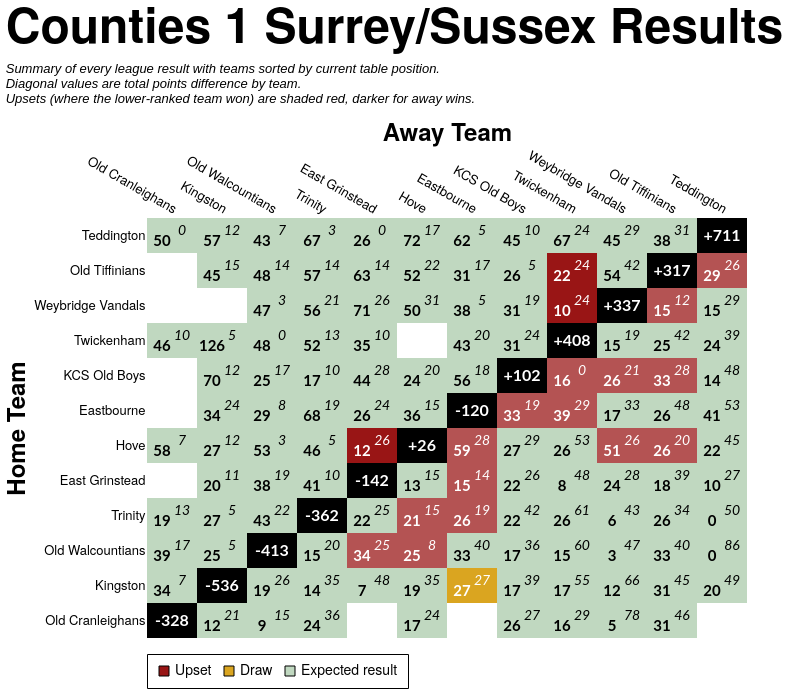

The specification (Vega-Lite) saved for this image:
### Vega-Lite specification from a JSON file in a GitHub repository (floating-point values rounded to 4 significant figures; data arrays with more than 128 entries replaced by an {"elided": "..."} marker saying what was removed)
{"config": {"axis": {"labelFont": "PT Sans Narrow, Helvetica Neue, Helvetica, Arial, sans-serif", "titleFont": "PT Sans Narrow, Helvetica Neue, Helvetica, Arial, sans-serif", "labelFontSize": 13, "titleFontSize": 24, "gridColor": "#202947", "gridOpacity": 0.2, "zindex": 1}, "text": {"font": "Lato, sans-serif"}, "bar": {"cornerRadiusEnd": 5}, "header": {"labelFont": "PT Sans Narrow, Helvetica Neue, Helvetica, Arial, sans-serif", "titleFont": "PT Sans Narrow, Helvetica Neue, Helvetica, Arial, sans-serif", "labelFontSize": 24, "titleFontSize": 28, "labelFontWeight": "bold", "orient": "left"}, "legend": {"labelFont": "PT Sans Narrow, Helvetica Neue, Helvetica, Arial, sans-serif", "titleFont": "PT Sans Narrow, Helvetica Neue, Helvetica, Arial, sans-serif", "labelFontSize": 14, "titleFontSize": 16, "titlePadding": 5, "fillColor": "white", "strokeColor": "black", "padding": 10, "titleFontWeight": "lighter", "titleFontStyle": "italic", "titleColor": "gray", "offset": 10}, "title": {"font": "PT Sans Narrow, Helvetica Neue, Helvetica, Arial, sans-serif", "fontSize": 48, "fontWeight": "bold", "anchor": "start", "align": "center", "titlePadding": 20, "subtitlePadding": 10, "subtitleFontSize": 13, "subtitleColor": "", "subtitleFontStyle": "italic", "offset": 15, "color": "black"}, "axisX": {"labelAngle": 0}, "facet": {"title": null, "header": null, "align": {"row": "each", "column": "each"}}, "resolve": {"scale": {"y": "independent", "facet": "independent"}}, "background": "transparent", "scale": {"offsetBandPaddingOuter": 0.2, "offsetBandPaddingInner": 0.1}, "view": {"stroke": null, "background": "transparent"}}, "layer": [{"data": {"name": "data-b7b5dc0f38f27d60a448d0ae7acd0d7a"}, "mark": {"type": "rect"}, "encoding": {"color": {"field": "unexpected_result", "legend": {"labelExpr": "datum.value === 'Upset (Away Win)' ? 'Upset' : datum.value", "labelLimit": 220, "offset": 16, "orient": "bottom", "symbolStrokeColor": "black", "symbolStrokeWidth": 1, "values": ["Upset (Away Win)", "Draw", "Expected result"]}, "scale": {"domain": ["Expected result", "Upset (Home Win)", "Upset (Away Win)", "Draw", "To be played", "N/A"], "range": ["#146f1444", "#991515bb", "#991515", "goldenrod", "white", "black"]}, "title": null, "type": "nominal"}, "opacity": {"condition": {"test": "datum.home_team == param_19['home_team'] || datum.away_team == param_19['home_team'] || !isValid(param_19['home_team'])", "value": 1.0}, "value": 0.1}, "tooltip": [{"field": "home_team", "title": "Home", "type": "nominal"}, {"field": "away_team", "title": "Away", "type": "nominal"}, {"field": "home_score_text", "title": "Home Score", "type": "nominal"}, {"field": "away_score_text", "title": "Away Score", "type": "nominal"}, {"field": "result", "title": "Result", "type": "nominal"}, {"field": "unexpected_result", "title": "Unexpectedness", "type": "nominal"}, {"field": "date", "format": "%d %b %Y", "title": "Date", "type": "temporal"}], "x": {"axis": {"domain": false, "grid": false, "labelAngle": 30, "orient": "top", "ticks": false}, "field": "away_team", "sort": ["Old Cranleighans", "Kingston", "Old Walcountians", "Trinity", "East Grinstead", "Hove", "Eastbourne", "KCS Old Boys", "Twickenham", "Weybridge Vandals", "Old Tiffinians", "Teddington"], "title": "Away Team", "type": "nominal"}, "y": {"axis": {"domain": false, "grid": false, "ticks": false}, "field": "home_team", "sort": ["Teddington", "Old Tiffinians", "Weybridge Vandals", "Twickenham", "KCS Old Boys", "Eastbourne", "Hove", "East Grinstead", "Trinity", "Old Walcountians", "Kingston", "Old Cranleighans"], "title": "Home Team", "type": "nominal"}}, "name": "view_18"}, {"data": {"name": "data-b7b5dc0f38f27d60a448d0ae7acd0d7a"}, "mark": {"type": "text", "fontStyle": "italic", "size": 14, "xOffset": 10, "yOffset": -5}, "encoding": {"color": {"condition": {"test": "(datum.home_team == param_19['home_team'] || datum.away_team == param_19['home_team'] || !isValid(param_19['home_team'])) && datum.unexpected_result == 'Expected result'", "value": "black"}, "value": "white"}, "text": {"field": "away_score_text", "type": "nominal"}, "x": {"field": "away_team", "sort": ["Old Cranleighans", "Kingston", "Old Walcountians", "Trinity", "East Grinstead", "Hove", "Eastbourne", "KCS Old Boys", "Twickenham", "Weybridge Vandals", "Old Tiffinians", "Teddington"], "type": "nominal"}, "y": {"field": "home_team", "sort": ["Teddington", "Old Tiffinians", "Weybridge Vandals", "Twickenham", "KCS Old Boys", "Eastbourne", "Hove", "East Grinstead", "Trinity", "Old Walcountians", "Kingston", "Old Cranleighans"], "type": "nominal"}}, "transform": [{"filter": "datum.away_score_text != '' && datum.away_score_text != 'WO'"}]}, {"data": {"name": "data-b7b5dc0f38f27d60a448d0ae7acd0d7a"}, "mark": {"type": "text", "size": 12, "xOffset": 10, "yOffset": -5}, "encoding": {"color": {"condition": {"test": "(datum.home_team == param_19['home_team'] || datum.away_team == param_19['home_team'] || !isValid(param_19['home_team'])) && datum.unexpected_result == 'Expected result'", "value": "black"}, "value": "white"}, "text": {"field": "away_score_text", "type": "nominal"}, "x": {"field": "away_team", "sort": ["Old Cranleighans", "Kingston", "Old Walcountians", "Trinity", "East Grinstead", "Hove", "Eastbourne", "KCS Old Boys", "Twickenham", "Weybridge Vandals", "Old Tiffinians", "Teddington"], "type": "nominal"}, "y": {"field": "home_team", "sort": ["Teddington", "Old Tiffinians", "Weybridge Vandals", "Twickenham", "KCS Old Boys", "Eastbourne", "Hove", "East Grinstead", "Trinity", "Old Walcountians", "Kingston", "Old Cranleighans"], "type": "nominal"}}, "transform": [{"filter": "datum.away_score_text == 'WO'"}]}, {"data": {"name": "data-b7b5dc0f38f27d60a448d0ae7acd0d7a"}, "mark": {"type": "text", "fontWeight": "bold", "size": 15, "xOffset": -10, "yOffset": 5}, "encoding": {"color": {"condition": {"test": "(datum.home_team == param_19['home_team'] || datum.away_team == param_19['home_team'] || !isValid(param_19['home_team'])) && datum.unexpected_result == 'Expected result'", "value": "black"}, "value": "white"}, "text": {"field": "home_score_text", "type": "nominal"}, "x": {"field": "away_team", "sort": ["Old Cranleighans", "Kingston", "Old Walcountians", "Trinity", "East Grinstead", "Hove", "Eastbourne", "KCS Old Boys", "Twickenham", "Weybridge Vandals", "Old Tiffinians", "Teddington"], "type": "nominal"}, "y": {"field": "home_team", "sort": ["Teddington", "Old Tiffinians", "Weybridge Vandals", "Twickenham", "KCS Old Boys", "Eastbourne", "Hove", "East Grinstead", "Trinity", "Old Walcountians", "Kingston", "Old Cranleighans"], "type": "nominal"}}, "transform": [{"filter": "datum.home_score_text != '' && datum.home_score_text != 'WO'"}]}, {"data": {"name": "data-b7b5dc0f38f27d60a448d0ae7acd0d7a"}, "mark": {"type": "text", "size": 12, "xOffset": -10, "yOffset": 5}, "encoding": {"color": {"condition": {"test": "(datum.home_team == param_19['home_team'] || datum.away_team == param_19['home_team'] || !isValid(param_19['home_team'])) && datum.unexpected_result == 'Expected result'", "value": "black"}, "value": "white"}, "text": {"field": "home_score_text", "type": "nominal"}, "x": {"field": "away_team", "sort": ["Old Cranleighans", "Kingston", "Old Walcountians", "Trinity", "East Grinstead", "Hove", "Eastbourne", "KCS Old Boys", "Twickenham", "Weybridge Vandals", "Old Tiffinians", "Teddington"], "type": "nominal"}, "y": {"field": "home_team", "sort": ["Teddington", "Old Tiffinians", "Weybridge Vandals", "Twickenham", "KCS Old Boys", "Eastbourne", "Hove", "East Grinstead", "Trinity", "Old Walcountians", "Kingston", "Old Cranleighans"], "type": "nominal"}}, "transform": [{"filter": "datum.home_score_text == 'WO'"}]}, {"data": {"name": "data-632306f8b92a861483858ecfe633869c"}, "mark": {"type": "text", "color": "white", "fontWeight": "bold", "size": 16}, "encoding": {"text": {"field": "display_text", "type": "nominal"}, "tooltip": [{"field": "home_team", "title": "Team", "type": "nominal"}, {"field": "display_text", "title": "Points Difference", "type": "nominal"}], "x": {"field": "away_team", "sort": ["Old Cranleighans", "Kingston", "Old Walcountians", "Trinity", "East Grinstead", "Hove", "Eastbourne", "KCS Old Boys", "Twickenham", "Weybridge Vandals", "Old Tiffinians", "Teddington"], "type": "nominal"}, "y": {"field": "home_team", "sort": ["Teddington", "Old Tiffinians", "Weybridge Vandals", "Twickenham", "KCS Old Boys", "Eastbourne", "Hove", "East Grinstead", "Trinity", "Old Walcountians", "Kingston", "Old Cranleighans"], "type": "nominal"}}}], "height": {"step": 35}, "params": [{"name": "param_19", "select": {"type": "point", "clear": "dblclick", "fields": ["home_team"], "on": "click"}, "value": null, "views": ["view_18"]}], "title": {"text": "Counties 1 Surrey/Sussex Results", "subtitle": ["Summary of every league result with teams sorted by current table position.", "Diagonal values are total points difference by team.", "Upsets (where the lower-ranked team won) are shaded red, darker for away wins."]}, "width": {"step": 50}, "$schema": "https://vega.github.io/schema/vega-lite/v5.20.1.json", "datasets": {"data-b7b5dc0f38f27d60a448d0ae7acd0d7a": {"elided": "144 records"}, "data-632306f8b92a861483858ecfe633869c": [{"home_team": "East Grinstead", "away_team": "East Grinstead", "match_id": null, "date": "", "home_score": null, "away_score": null, "home_walkover": null, "away_walkover": null, "result": "N/A", "home_score_text": "", "away_score_text": "", "wo_result": "", "score_text": "", "display_text": "-142", "is_diagonal": true, "result_simple": "N/A", "unexpected_result": "N/A", "unexpected_opacity": 1.0}, {"home_team": "Eastbourne", "away_team": "Eastbourne", "match_id": null, "date": "", "home_score": null, "away_score": null, "home_walkover": null, "away_walkover": null, "result": "N/A", "home_score_text": "", "away_score_text": "", "wo_result": "", "score_text": "", "display_text": "-120", "is_diagonal": true, "result_simple": "N/A", "unexpected_result": "N/A", "unexpected_opacity": 1.0}, {"home_team": "Hove", "away_team": "Hove", "match_id": null, "date": "", "home_score": null, "away_score": null, "home_walkover": null, "away_walkover": null, "result": "N/A", "home_score_text": "", "away_score_text": "", "wo_result": "", "score_text": "", "display_text": "+26", "is_diagonal": true, "result_simple": "N/A", "unexpected_result": "N/A", "unexpected_opacity": 1.0}, {"home_team": "KCS Old Boys", "away_team": "KCS Old Boys", "match_id": null, "date": "", "home_score": null, "away_score": null, "home_walkover": null, "away_walkover": null, "result": "N/A", "home_score_text": "", "away_score_text": "", "wo_result": "", "score_text": "", "display_text": "+102", "is_diagonal": true, "result_simple": "N/A", "unexpected_result": "N/A", "unexpected_opacity": 1.0}, {"home_team": "Kingston", "away_team": "Kingston", "match_id": null, "date": "", "home_score": null, "away_score": null, "home_walkover": null, "away_walkover": null, "result": "N/A", "home_score_text": "", "away_score_text": "", "wo_result": "", "score_text": "", "display_text": "-536", "is_diagonal": true, "result_simple": "N/A", "unexpected_result": "N/A", "unexpected_opacity": 1.0}, {"home_team": "Old Cranleighans", "away_team": "Old Cranleighans", "match_id": null, "date": "", "home_score": null, "away_score": null, "home_walkover": null, "away_walkover": null, "result": "N/A", "home_score_text": "", "away_score_text": "", "wo_result": "", "score_text": "", "display_text": "-328", "is_diagonal": true, "result_simple": "N/A", "unexpected_result": "N/A", "unexpected_opacity": 1.0}, {"home_team": "Old Tiffinians", "away_team": "Old Tiffinians", "match_id": null, "date": "", "home_score": null, "away_score": null, "home_walkover": null, "away_walkover": null, "result": "N/A", "home_score_text": "", "away_score_text": "", "wo_result": "", "score_text": "", "display_text": "+317", "is_diagonal": true, "result_simple": "N/A", "unexpected_result": "N/A", "unexpected_opacity": 1.0}, {"home_team": "Old Walcountians", "away_team": "Old Walcountians", "match_id": null, "date": "", "home_score": null, "away_score": null, "home_walkover": null, "away_walkover": null, "result": "N/A", "home_score_text": "", "away_score_text": "", "wo_result": "", "score_text": "", "display_text": "-413", "is_diagonal": true, "result_simple": "N/A", "unexpected_result": "N/A", "unexpected_opacity": 1.0}, {"home_team": "Teddington", "away_team": "Teddington", "match_id": null, "date": "", "home_score": null, "away_score": null, "home_walkover": null, "away_walkover": null, "result": "N/A", "home_score_text": "", "away_score_text": "", "wo_result": "", "score_text": "", "display_text": "+711", "is_diagonal": true, "result_simple": "N/A", "unexpected_result": "N/A", "unexpected_opacity": 1.0}, {"home_team": "Trinity", "away_team": "Trinity", "match_id": null, "date": "", "home_score": null, "away_score": null, "home_walkover": null, "away_walkover": null, "result": "N/A", "home_score_text": "", "away_score_text": "", "wo_result": "", "score_text": "", "display_text": "-362", "is_diagonal": true, "result_simple": "N/A", "unexpected_result": "N/A", "unexpected_opacity": 1.0}, {"home_team": "Twickenham", "away_team": "Twickenham", "match_id": null, "date": "", "home_score": null, "away_score": null, "home_walkover": null, "away_walkover": null, "result": "N/A", "home_score_text": "", "away_score_text": "", "wo_result": "", "score_text": "", "display_text": "+408", "is_diagonal": true, "result_simple": "N/A", "unexpected_result": "N/A", "unexpected_opacity": 1.0}, {"home_team": "Weybridge Vandals", "away_team": "Weybridge Vandals", "match_id": null, "date": "", "home_score": null, "away_score": null, "home_walkover": null, "away_walkover": null, "result": "N/A", "home_score_text": "", "away_score_text": "", "wo_result": "", "score_text": "", "display_text": "+337", "is_diagonal": true, "result_simple": "N/A", "unexpected_result": "N/A", "unexpected_opacity": 1.0}]}}
